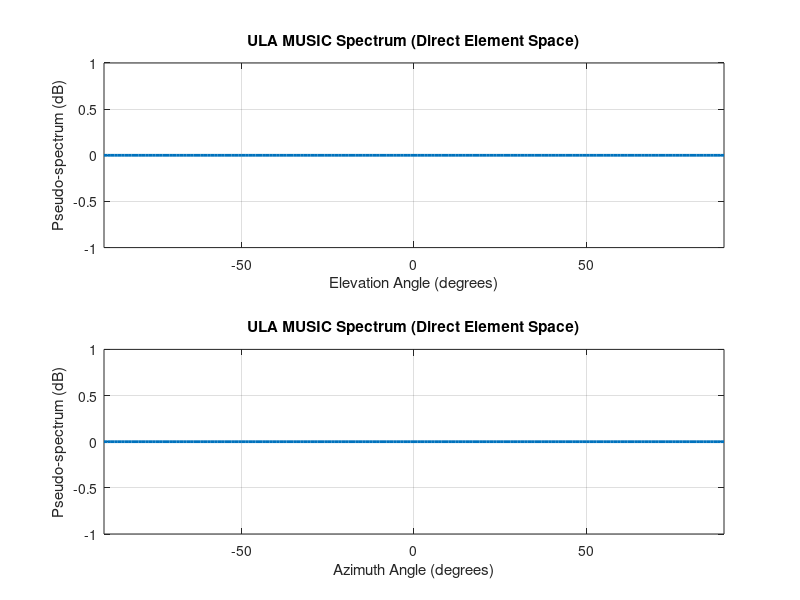

Recreate this plot in MATLAB. (Note: this script raises an error after producing the figure.)
% ======================================================================= %
% Script:   FullDemo_0408_v11
% Function: Version 11 is ULA/ULA MUSIC w/ integrated lidar
% Notes:    (1) MUSIC Algorithm separate; includes FB averaging
%           (2) Lidar uses Alden's linear regression algorithm w/
%               Capstoneociated functions
%           (3) Req. Functions:
%               get_range_v5_5
%               lidar_read_tf02_v5_5
%               tracker_step_v5_5
%               MusicAlg_v2
%           (4) Logan added sim mode
%           (5) Logan added tic toc
%           (6) New steering vector
% Author:   Parker Reeves
% Date:     04/08/2026
% ======================================================================= %

clear all
clear r;

SIM_MODE = true;

% ====================== RANGEFINDER INITIALIZATION ===================== %

if SIM_MODE == false
    try
        r = raspi('169.254.52.8','analog','analog');
        s_az = servo(r,13,'MinPulseDuration',5.44e-4,'MaxPulseDuration',2.40e-3);
        s_el = servo(r,12,'MinPulseDuration',5.44e-4,'MaxPulseDuration',2.40e-3);

        opts = struct();
        opts.el_offset = 0;      % tune if needed
        opts.max_move_az = 10;   % tune if needed
        opts.max_move_el = 5;    % tune if needed

        get_range_v7('reset');
        fprintf('Raspberry Pi detected\n');
    catch
        fprintf('Raspberry Pi not detected - LiDAR disabled\n');
        r = [];
        opts_in = struct();
    end
else
        fprintf('Sim Mode True - LiDAR disabled\n');
        r = [];
        opts_in = struct();
end


% ==================== ARRAY INITIALIZATION (UCA) ======================= %

c = 3e8;
f = 2.4e9;
lambda = c/f;

M = 4;
d = 0.5;
k = 2*pi/lambda;
delta = d*lambda;
J = fliplr(eye(M));

% ========================= SIGNAL RECEPTION / AUTO SIM MODE ============ %

if SIM_MODE == false

    try
        Y_1 = adi.FMComms5.Rx('uri','ip:192.168.0.101');
        Y_1.EnabledChannels = [1 2 3 4];

        Y_2 = adi.FMComms5.Rx('uri','ip:192.168.1.101');
        Y_2.EnabledChannels = [1 2 3 4];

        fprintf('Hardware detected - running in LIVE MODE\n');

    catch

        SIM_MODE = true;
        fprintf('Hardware not detected - running in SIMULATION MODE\n');

        % Simulated source trajectory parameters
        sim_az      = -60;
        sim_el      = -30;
        sim_az_step = 0.25;
        sim_el_step = 0.05;
        sim_snr     = 12;
        N_snap      = 32768;

    end

else

    sim_az      = -60;
    sim_el      = -30;
    sim_az_step = 0.25;
    sim_el_step = 0.05;
    sim_snr     = 12;
    N_snap      = 32768;
    fprintf('Sim Mode True - running in SIMULATION MODE\n');

end

phi_scan   = -90:1:90;
theta_scan = -90:1:90;

% =========================== INITIALIZE PLOTS =========================== %

figure;

subplot(2,1,1)
h1 = plot(phi_scan, zeros(size(phi_scan)), ...
          'LineWidth', 2, 'Color', [0 0.447 0.741]);
grid on;
title('ULA MUSIC Spectrum (Direct Element Space)');
xlabel('Elevation Angle (degrees)');
ylabel('Pseudo-spectrum (dB)');
xlim([-90 90]);

subplot(2,1,2)
h2 = plot(theta_scan, zeros(size(theta_scan)), ...
          'LineWidth', 2, 'Color', [0 0.447 0.741]);
grid on;
title('ULA MUSIC Spectrum (Direct Element Space)');
xlabel('Azimuth Angle (degrees)');
ylabel('Pseudo-spectrum (dB)');
xlim([-90 90]);

n_cycles = 0;
avg_time  = 0;

% ============================== MAIN LOOP ============================== %

while true

    tic  % <<< START cycle timer

    spectrum_1 = zeros(size(theta_scan)); % ULAAZ Array
    spectrum_2 = zeros(size(phi_scan));   % ULAEL Array

    % ==================== DATA CAPTURE OR SIMULATION =================== %

    if SIM_MODE
        % Oscillate source back and forth across az and el
        sim_az = sim_az + sim_az_step;
        sim_el = sim_el + sim_el_step;
        if sim_az >  90 || sim_az < -90, sim_az_step = -sim_az_step; end
        if sim_el >  90 || sim_el < -90, sim_el_step = -sim_el_step; end

        a_az_true = exp(-1j*k*(0:M-1)'*delta*sind(sim_az));
        a_el_true = exp(-1j*k*(0:M-1)'*delta*sind(sim_el));

        noise_pwr = 10^(-sim_snr/10);
        s_sim_az  = (randn(1, N_snap) + 1j*randn(1, N_snap)) / sqrt(2);
        s_sim_el  = (randn(1, N_snap) + 1j*randn(1, N_snap)) / sqrt(2);

        X_1 = (a_az_true * s_sim_az + sqrt(noise_pwr) * (randn(M, N_snap) + 1j*randn(M, N_snap)) / sqrt(2))';  % (N_snap x M)
        X_2 = (a_el_true * s_sim_el + sqrt(noise_pwr) * (randn(M, N_snap) + 1j*randn(M, N_snap)) / sqrt(2))';  % (N_snap x M)

    else
        X_1 = Y_1(); % ULAAZ Data
        X_2 = Y_2(); % ULAEL Data
    end

    En_1 = MusicAlg_v2(X_1,J); % ULAAZ Noise subspace
    En_2 = MusicAlg_v2(X_2,J); % ULAEL Noise subspace

% ===================== MUSIC SPECTRUM SEARCH (ULAEL) 2 ===================== %

    for i = 1:length(phi_scan)
        a_theta = exp(-1j*k*(0:M-1)'*delta*sind(phi_scan(i)));
        spectrum_2(i) = 1 / abs((a_theta' * (En_2 * En_2') * a_theta));
    end

    [~, max_idx] = max(10*log10(abs(spectrum_2)));
    est_EL = phi_scan(max_idx);
    
% ===================== MUSIC SPECTRUM SEARCH (ULAAZ) 1 ===================== %

    for t = 1:length(theta_scan)
        a_scan = exp(-1j*k*(0:M-1)'*delta*sind(theta_scan(t)));
        spectrum_1(t) = 1 / abs(a_scan'*(En_1*En_1')*a_scan);
    end

    [~, idx_peak] = max(10*log10(abs(spectrum_1)));
    est_AZ = theta_scan(idx_peak);

% =========================== VISUALIZATION ============================= %

    % fprintf('Estimated Azimuth: %.2f°\n', est_AZ);

    set(h1, 'YData', 10*log10(abs(spectrum_2)));
    set(h2, 'YData', 10*log10(abs(spectrum_1)));

    drawnow limitrate

    % ===================== LIDAR / SIM DISTANCE ======================== %

    if SIM_MODE
        dist_cm = norm([sim_az, sim_el]) * 10;  % fake distance for display
        fprintf('Estimated Distance: %.1f cm (simulated)\n', dist_cm);
    else
        az_in = est_AZ;      % your estimator output (pre +90 mapping)
        el_in = est_EL;    % your estimator output (el_offset applied internally)

        [dist_cm, strength, cmd_az, cmd_el, status] = ...
            get_range_v7(r, az_in, el_in, s_az, s_el, opts);

        fprintf('az_in=%.2f el_in=%.2f cmd_az=%.2f cmd_el=%.2f dist=%.1f str=%d no_action=%d\n', ...
            az_in, el_in, cmd_az, cmd_el, dist_cm, strength, status.track.no_action);
        fprintf(['Estimated Distance: ', dist_cm])
    end

    fprintf('Estimated Azimuth: %.2f°\n', est_AZ);
    fprintf('Estimated Elevation: %.2f°\n', est_EL);

    if SIM_MODE
        fprintf('True Azimuth:      %.2f°\n', sim_az);
        fprintf('True Elevation:    %.2f°\n', sim_el);
    end

    % ====================== TICK-TOCK REPORT =========================== %

    elapsed   = toc;
    n_cycles  = n_cycles + 1;
    avg_time  = avg_time + (elapsed - avg_time) / n_cycles;  % running mean

    fprintf('DOA Cycle Time: %.4f s  (%.1f Hz)  |  Avg: %.4f s\n', ...
             elapsed, 1/elapsed, avg_time);

    pause(0.05)

end
